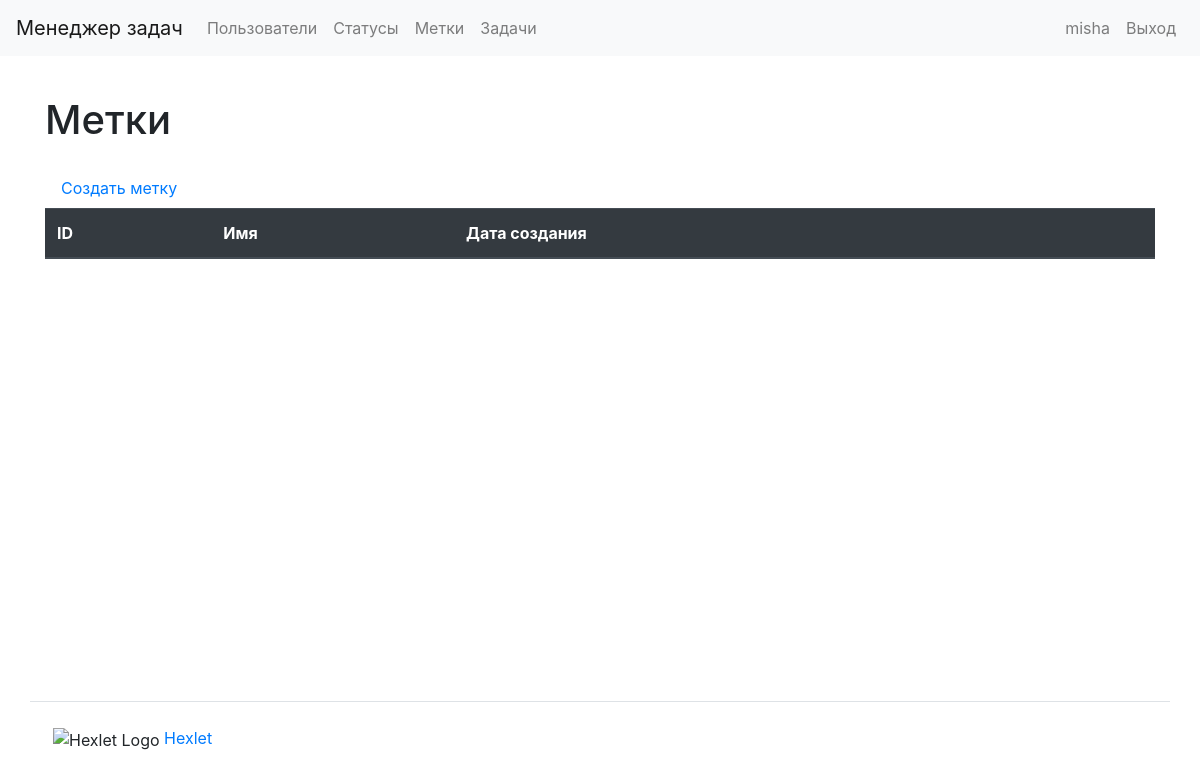
Page /labels/ (signed in) on the earlier database version.
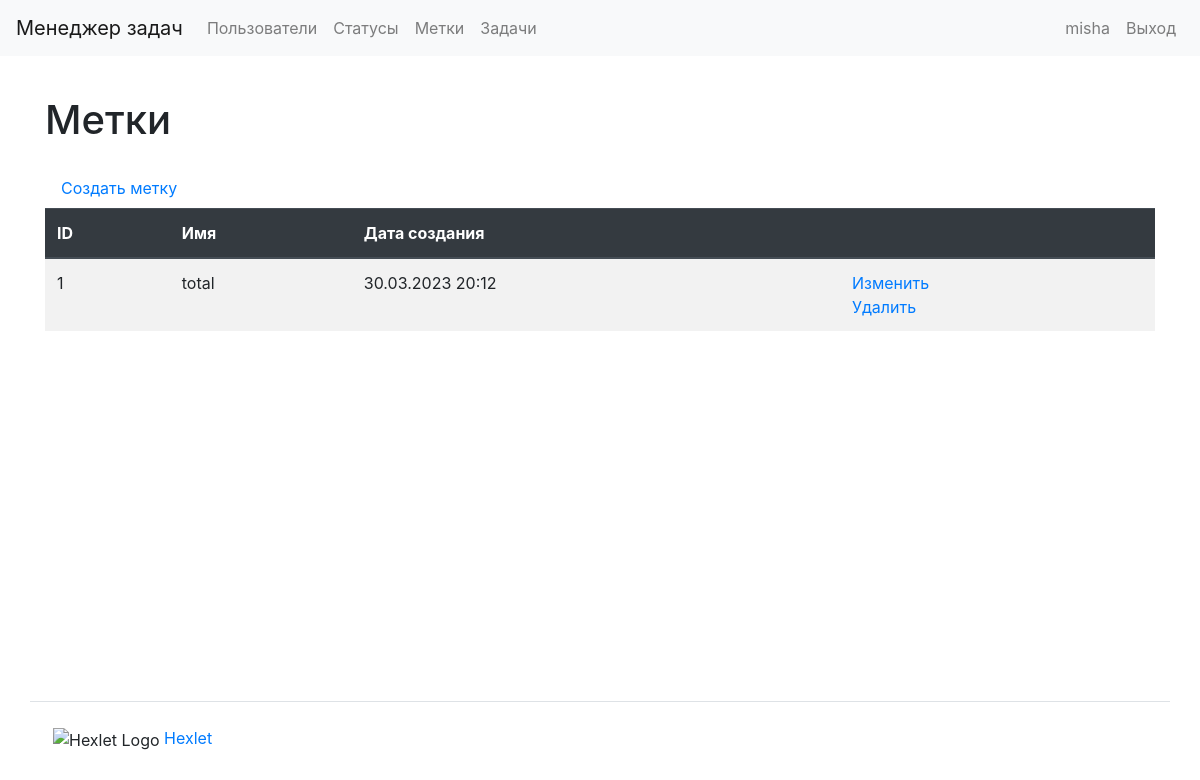
Same page on the later database version.
### task_manager/labels/models.py (models this page shows, shortened)
class Label(models.Model):
    name = models.CharField(max_length=150, unique=True,
                            verbose_name=_('Name'))
    date_created = models.DateTimeField(auto_now_add=True,
                                        verbose_name=_('Creation date'))
    class Meta:
        verbose_name = _('Label')
        verbose_name_plural = _('Labels')

### task_manager/labels/views.py (the view)
# urls.py: path('', Labels.as_view(), name='labels'),
class Labels(AuthCheckMixin, ListView):
    template_name = 'labels/index.html'
    model = Label
    context_object_name = 'labels'
    extra_context = {'title': _('Labels')}

### task_manager/mixins.py (called while the page is built)
    def dispatch(self, request, *args, **kwargs):
        if not request.user.is_authenticated:
            messages.error(request, self.auth_message)
            return redirect(reverse_lazy('login'))
        return super().dispatch(request, *args, **kwargs)

### task_manager/templates/labels/index.html (shortened to what this page needs)
{% extends "base.html" %}
{% load bootstrap4 %}
{% load i18n %}
{% block content %}
    <h1 class="my-4">{{ title }}</h1>
    <a class="nav-link" href="{% url 'label_create' %}">{% trans 'Create label' %}</a>
    <table class="table table-striped">
        <thead class="thead-dark">
            <tr>
                <th>ID</th>
                <th>{% trans 'Name' %}</th>
                <th>{% trans 'Creation date' %}</th>
                <th></th>
            </tr>
        </thead>
        <tbody>
            {% if labels %}
                {% for label in labels %}
                    <tr>
                        <td>{{ label.id }}</td>
                        <td>{{ label.name }}</td>
                        <td>{{ label.date_created|date:"d.m.Y H:i" }}</td>
                        <td>
                          <a href="{% url 'label_update' label.id %}">{% trans 'Update' %}</a>
                          <br>
                          <a href="{% url 'label_delete' label.id %}">{% trans 'Delete' %}</a>
                        </td>
                    </tr>
                {% endfor %}
            {% endif %}
        </tbody>
    </table>
{% endblock content %}

Differences in the rows shown:
added Label: id "1", name "total", date_created "30.03.2023 20:12"
